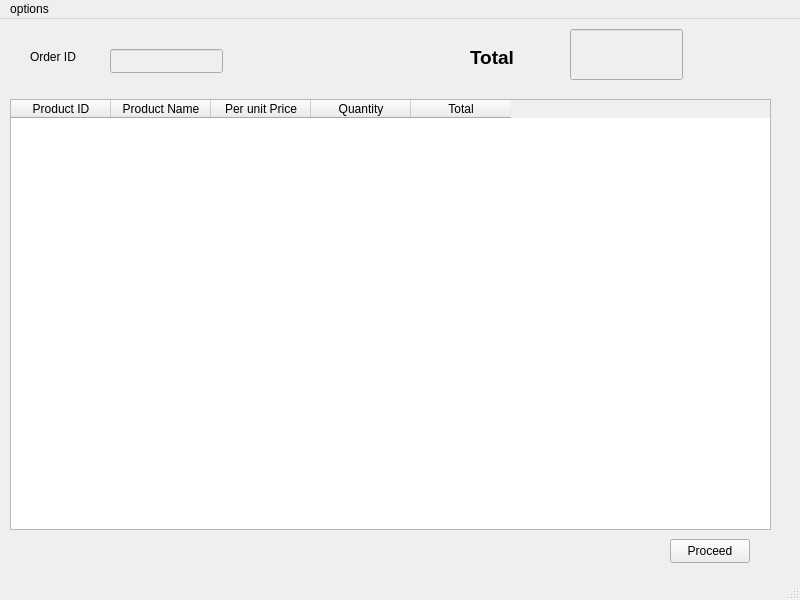
<?xml version="1.0" encoding="UTF-8"?>
<ui version="4.0">
 <class>MainWindow</class>
 <widget class="QMainWindow" name="MainWindow">
  <property name="geometry">
   <rect>
    <x>0</x>
    <y>0</y>
    <width>800</width>
    <height>600</height>
   </rect>
  </property>
  <property name="windowTitle">
   <string>MainWindow</string>
  </property>
  <widget class="QWidget" name="centralwidget">
   <widget class="QPushButton" name="pushButton">
    <property name="geometry">
     <rect>
      <x>670</x>
      <y>520</y>
      <width>80</width>
      <height>24</height>
     </rect>
    </property>
    <property name="text">
     <string>Proceed</string>
    </property>
   </widget>
   <widget class="QLineEdit" name="lineEdit_7">
    <property name="enabled">
     <bool>false</bool>
    </property>
    <property name="geometry">
     <rect>
      <x>570</x>
      <y>10</y>
      <width>113</width>
      <height>51</height>
     </rect>
    </property>
   </widget>
   <widget class="QLineEdit" name="lineEdit_6">
    <property name="enabled">
     <bool>false</bool>
    </property>
    <property name="geometry">
     <rect>
      <x>110</x>
      <y>30</y>
      <width>113</width>
      <height>24</height>
     </rect>
    </property>
   </widget>
   <widget class="QLabel" name="label_8">
    <property name="geometry">
     <rect>
      <x>470</x>
      <y>30</y>
      <width>71</width>
      <height>16</height>
     </rect>
    </property>
    <property name="font">
     <font>
      <pointsize>14</pointsize>
      <bold>true</bold>
     </font>
    </property>
    <property name="text">
     <string>Total</string>
    </property>
   </widget>
   <widget class="QLabel" name="label_7">
    <property name="geometry">
     <rect>
      <x>30</x>
      <y>30</y>
      <width>71</width>
      <height>16</height>
     </rect>
    </property>
    <property name="text">
     <string>Order ID</string>
    </property>
   </widget>
   <widget class="QTableWidget" name="tableWidget">
    <property name="geometry">
     <rect>
      <x>10</x>
      <y>80</y>
      <width>761</width>
      <height>431</height>
     </rect>
    </property>
    <property name="sizePolicy">
     <sizepolicy hsizetype="Expanding" vsizetype="Expanding">
      <horstretch>0</horstretch>
      <verstretch>0</verstretch>
     </sizepolicy>
    </property>
    <property name="minimumSize">
     <size>
      <width>761</width>
      <height>431</height>
     </size>
    </property>
    <property name="sortingEnabled">
     <bool>false</bool>
    </property>
    <column>
     <property name="text">
      <string>Product ID</string>
     </property>
    </column>
    <column>
     <property name="text">
      <string>Product Name</string>
     </property>
    </column>
    <column>
     <property name="text">
      <string>Per unit Price</string>
     </property>
    </column>
    <column>
     <property name="text">
      <string>Quantity</string>
     </property>
    </column>
    <column>
     <property name="text">
      <string>Total</string>
     </property>
    </column>
   </widget>
  </widget>
  <widget class="QMenuBar" name="menubar">
   <property name="geometry">
    <rect>
     <x>0</x>
     <y>0</y>
     <width>800</width>
     <height>21</height>
    </rect>
   </property>
   <widget class="QMenu" name="menuoptions">
    <property name="title">
     <string>options</string>
    </property>
    <addaction name="actionadd"/>
   </widget>
   <addaction name="menuoptions"/>
  </widget>
  <widget class="QStatusBar" name="statusbar"/>
  <action name="actionadd">
   <property name="text">
    <string>add</string>
   </property>
  </action>
 </widget>
 <resources/>
 <connections/>
</ui>
